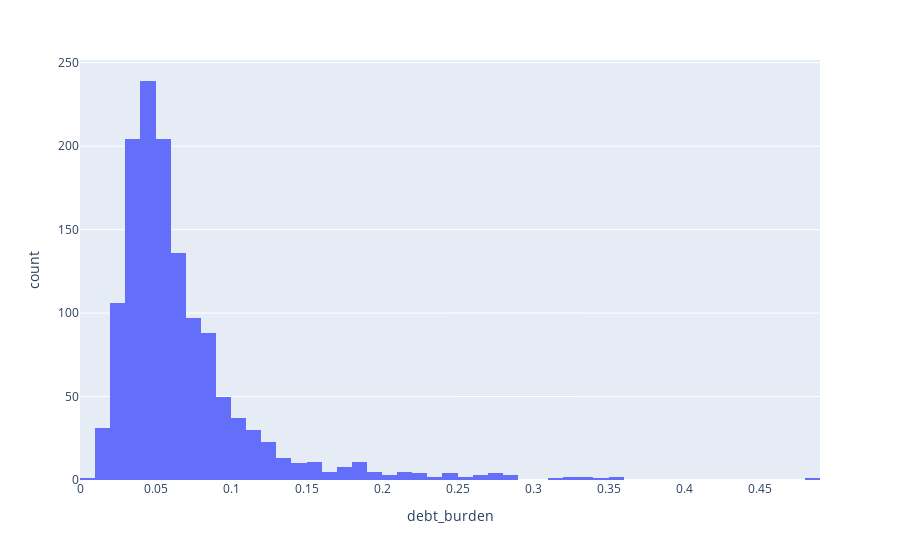

The cell this chart's notebook holds for it:
### Markdown cell above
32 programs require 2% or less of earnings, representing unusually low financial burden.

### Code cell
px.histogram(
    dfx,
    x="debt_burden"
)

### Figure 1 — Plotly figure (JSON) as saved in the notebook; plotly's stock layout.template omitted (floating-point values rounded to 4 significant figures; data arrays with more than 128 entries replaced by an {"elided": "..."} marker saying what was removed)
{"data": [{"bingroup": "x", "hovertemplate": "debt_burden=%{x}<br>count=%{y}<extra></extra>", "legendgroup": "", "marker": {"color": "#636efa", "pattern": {"shape": ""}}, "name": "", "orientation": "v", "showlegend": false, "type": "histogram", "x": {"elided": "1348 float values"}, "xaxis": "x", "yaxis": "y"}], "layout": {"barmode": "relative", "legend": {"tracegroupgap": 0}, "margin": {"t": 60}, "xaxis": {"anchor": "y", "domain": [0, 1], "title": {"text": "debt_burden"}}, "yaxis": {"anchor": "x", "domain": [0, 1], "title": {"text": "count"}}}}
